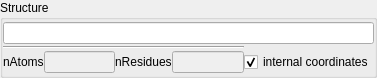
<?xml version="1.0" encoding="UTF-8"?>
<ui version="4.0">
 <class>Form</class>
 <widget class="QWidget" name="Form">
  <property name="geometry">
   <rect>
    <x>0</x>
    <y>0</y>
    <width>377</width>
    <height>78</height>
   </rect>
  </property>
  <property name="windowTitle">
   <string>Form</string>
  </property>
  <layout class="QVBoxLayout" name="verticalLayout">
   <property name="spacing">
    <number>0</number>
   </property>
   <property name="leftMargin">
    <number>0</number>
   </property>
   <property name="topMargin">
    <number>0</number>
   </property>
   <property name="rightMargin">
    <number>0</number>
   </property>
   <property name="bottomMargin">
    <number>0</number>
   </property>
   <item>
    <widget class="QGroupBox" name="groupBox_9">
     <property name="title">
      <string>Structure</string>
     </property>
     <layout class="QGridLayout" name="gridLayout_8">
      <property name="leftMargin">
       <number>0</number>
      </property>
      <property name="topMargin">
       <number>0</number>
      </property>
      <property name="rightMargin">
       <number>0</number>
      </property>
      <property name="bottomMargin">
       <number>0</number>
      </property>
      <property name="spacing">
       <number>0</number>
      </property>
      <item row="2" column="0">
       <widget class="QLabel" name="label">
        <property name="text">
         <string>nAtoms</string>
        </property>
       </widget>
      </item>
      <item row="2" column="1">
       <widget class="QLineEdit" name="lineEdit">
        <property name="enabled">
         <bool>false</bool>
        </property>
        <property name="readOnly">
         <bool>true</bool>
        </property>
       </widget>
      </item>
      <item row="1" column="0" colspan="6">
       <widget class="Line" name="line">
        <property name="orientation">
         <enum>Qt::Horizontal</enum>
        </property>
       </widget>
      </item>
      <item row="2" column="2">
       <widget class="QLabel" name="label_2">
        <property name="text">
         <string>nResidues</string>
        </property>
       </widget>
      </item>
      <item row="2" column="5">
       <widget class="QLineEdit" name="lineEdit_2">
        <property name="enabled">
         <bool>false</bool>
        </property>
       </widget>
      </item>
      <item row="2" column="6">
       <widget class="QCheckBox" name="checkBox">
        <property name="sizePolicy">
         <sizepolicy hsizetype="Fixed" vsizetype="Fixed">
          <horstretch>0</horstretch>
          <verstretch>0</verstretch>
         </sizepolicy>
        </property>
        <property name="text">
         <string>internal coordinates</string>
        </property>
        <property name="checked">
         <bool>true</bool>
        </property>
       </widget>
      </item>
      <item row="0" column="0" colspan="7">
       <layout class="QHBoxLayout" name="horizontalLayout">
        <property name="spacing">
         <number>0</number>
        </property>
        <item>
         <widget class="QLineEdit" name="lineEdit_7">
          <property name="enabled">
           <bool>true</bool>
          </property>
          <property name="readOnly">
           <bool>true</bool>
          </property>
         </widget>
        </item>
       </layout>
      </item>
     </layout>
    </widget>
   </item>
  </layout>
  <action name="actionParametersChanged">
   <property name="text">
    <string>ParametersChanged</string>
   </property>
  </action>
 </widget>
 <resources/>
 <connections>
  <connection>
   <sender>checkBox</sender>
   <signal>stateChanged(int)</signal>
   <receiver>actionParametersChanged</receiver>
   <slot>trigger()</slot>
   <hints>
    <hint type="sourcelabel">
     <x>300</x>
     <y>59</y>
    </hint>
    <hint type="destinationlabel">
     <x>-1</x>
     <y>-1</y>
    </hint>
   </hints>
  </connection>
 </connections>
</ui>
